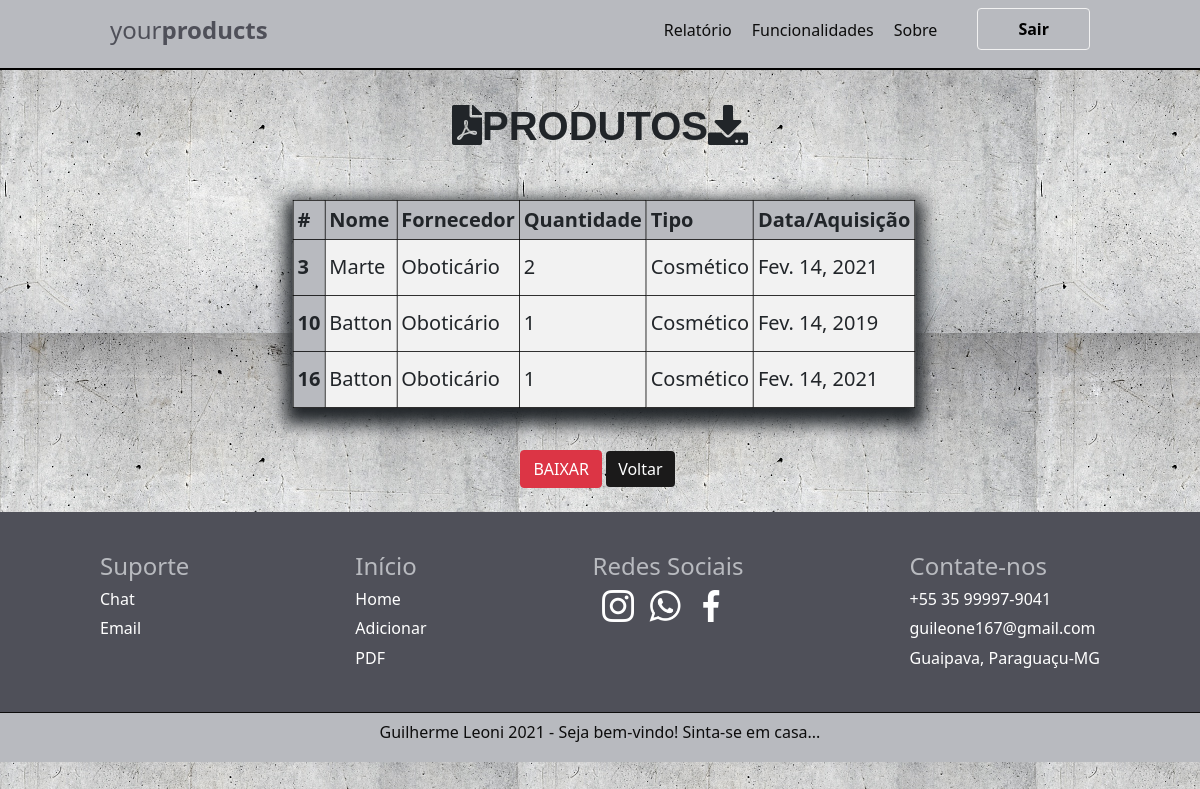
Page /table/ on the earlier database version.
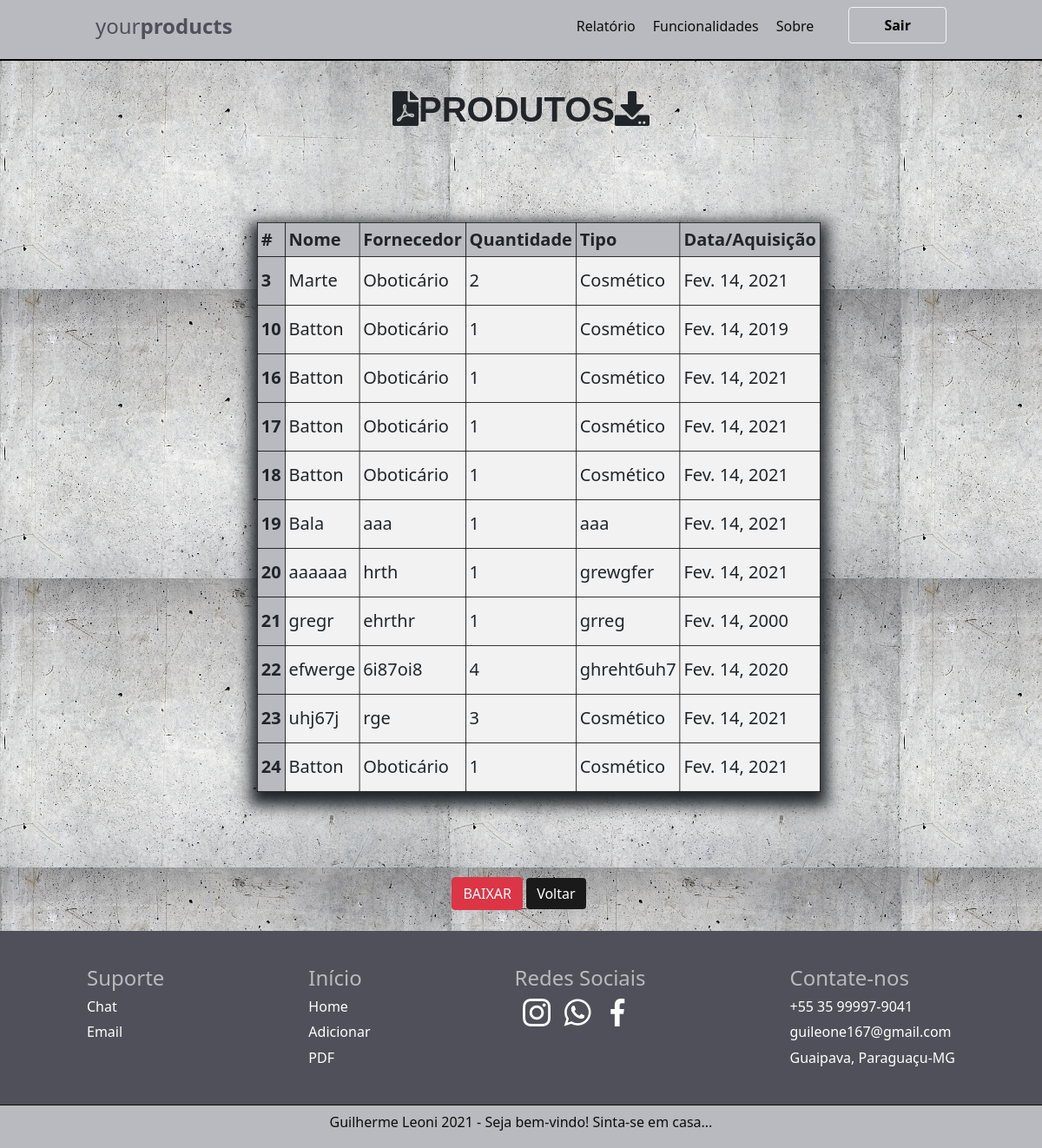
Same page on the later database version.
### produto/models.py (models this page shows, shortened)
class produto(models.Model):
    nome = models.CharField(max_length=100)
    tipo = models.CharField(max_length=100)
    descricao = models.CharField(max_length=100)
    data = models.DateField()
    fornecedor = models.CharField(max_length=100)
    quantidade = models.IntegerField(max_length=100)
    criado_em = models.DateTimeField(auto_now_add=True)
    editado_em = models.DateTimeField(auto_now=True)

### produto/views.py (the view)
# urls.py: path('table/', table, name='table')
def table(request):
    data = {}
    data['db'] = produto.objects.all()
    return render(request, 'produtos/table.html', data)

### produto/templates/produtos/table.html (shortened to what this page needs)
{% extends 'base.html' %}
{% block content %}
    <div class="col-8 m-auto mt-4 pt-2 pb-2 text-center">
        <h1><i class="fas fa-file-pdf"></i>PRODUTOS<i class="fas fa-download"></i></h1>
    </div>
    <div class="col-8 m-auto pt-2 pb-2 text-center" id="dados">
        <table>
            <thead class="thead-dark">
              <tr>
                <th scope="col">#</th>
                <th scope="col">Nome</th>
                <th scope="col">Fornecedor</th>
                <th scope="col">Quantidade</th>
                <th scope="col">Tipo</th>
                <th scope="col">Data/Aquisição</th>
              </tr>
            </thead>
           <tbody>
            {% for dbs in db %}
              <tr>
                <th>{{dbs.id}}</th>
                <td>{{dbs.nome}}</td>
                <td>{{dbs.fornecedor}}</td>
                <td>{{dbs.quantidade}}</td>
                <td>{{dbs.tipo}}</td>
                <td>{{dbs.data}}</td>
              </tr>
            {% endfor %}
            </tbody>
        </table>
    </div>
    <div class="col-8 m-auto pt-2 pb-2 text-center">
        <p>
            <input type="button" value="BAIXAR" class="btn btn-danger" onclick="funcao_pdf()">
            <button onclick="history.go(-1);" class="btn btn-info">Voltar</button>
        </p>
    </div>
{% endblock %}

Differences in the rows shown:
added produto: id "17", nome "Batton", fornecedor "Oboticário", quantidade "1", tipo "Cosmético", data "Fev. 14, 2021"
added produto: id "18", nome "Batton", fornecedor "Oboticário", quantidade "1", tipo "Cosmético", data "Fev. 14, 2021"
added produto: id "19", nome "Bala", fornecedor "aaa", quantidade "1", tipo "aaa", data "Fev. 14, 2021"
added produto: id "20", nome "aaaaaa", fornecedor "hrth", quantidade "1", tipo "grewgfer", data "Fev. 14, 2021"
added produto: id "21", nome "gregr", fornecedor "ehrthr", quantidade "1", tipo "grreg", data "Fev. 14, 2000"
added produto: id "22", nome "efwerge", fornecedor "6i87oi8", quantidade "4", tipo "ghreht6uh7", data "Fev. 14, 2020"
added produto: id "23", nome "uhj67j", fornecedor "rge", quantidade "3", tipo "Cosmético", data "Fev. 14, 2021"
added produto: id "24", nome "Batton", fornecedor "Oboticário", quantidade "1", tipo "Cosmético", data "Fev. 14, 2021"
